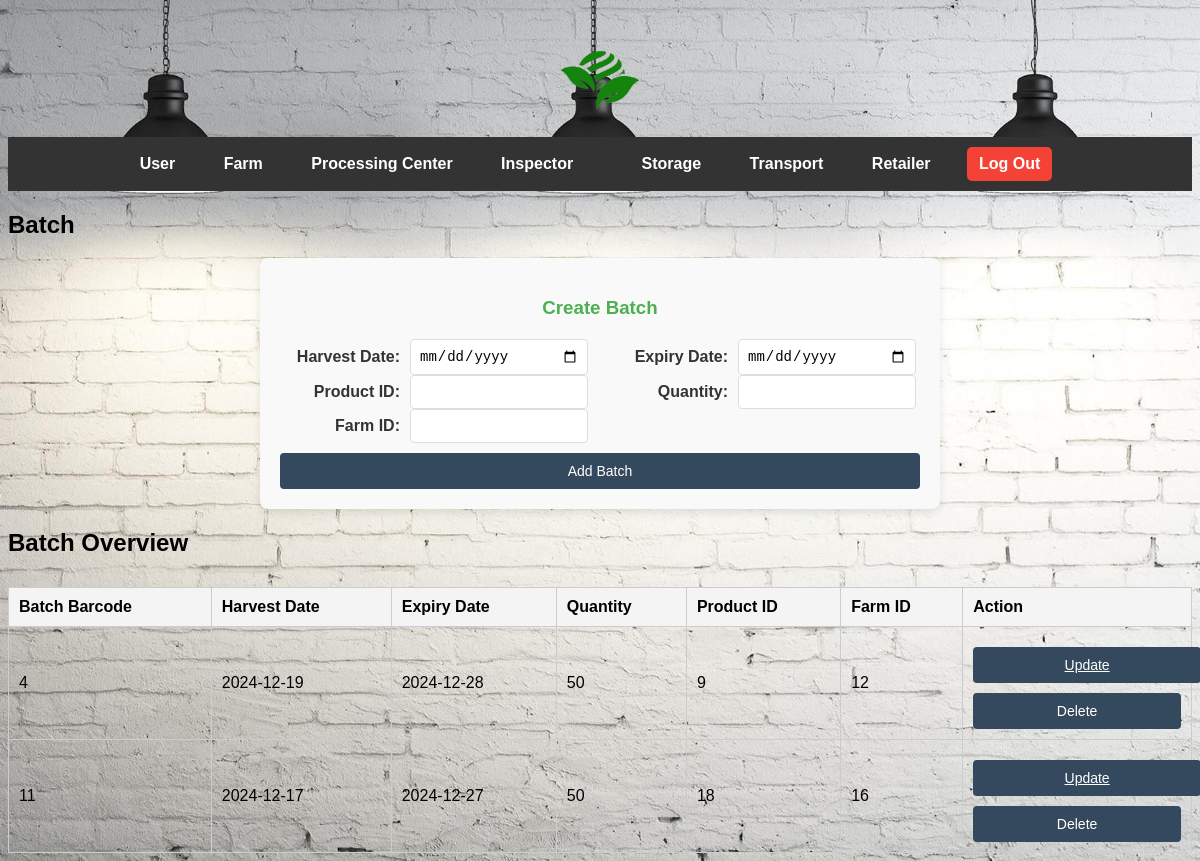
The app's page /admin_farm_batch.php, older data.
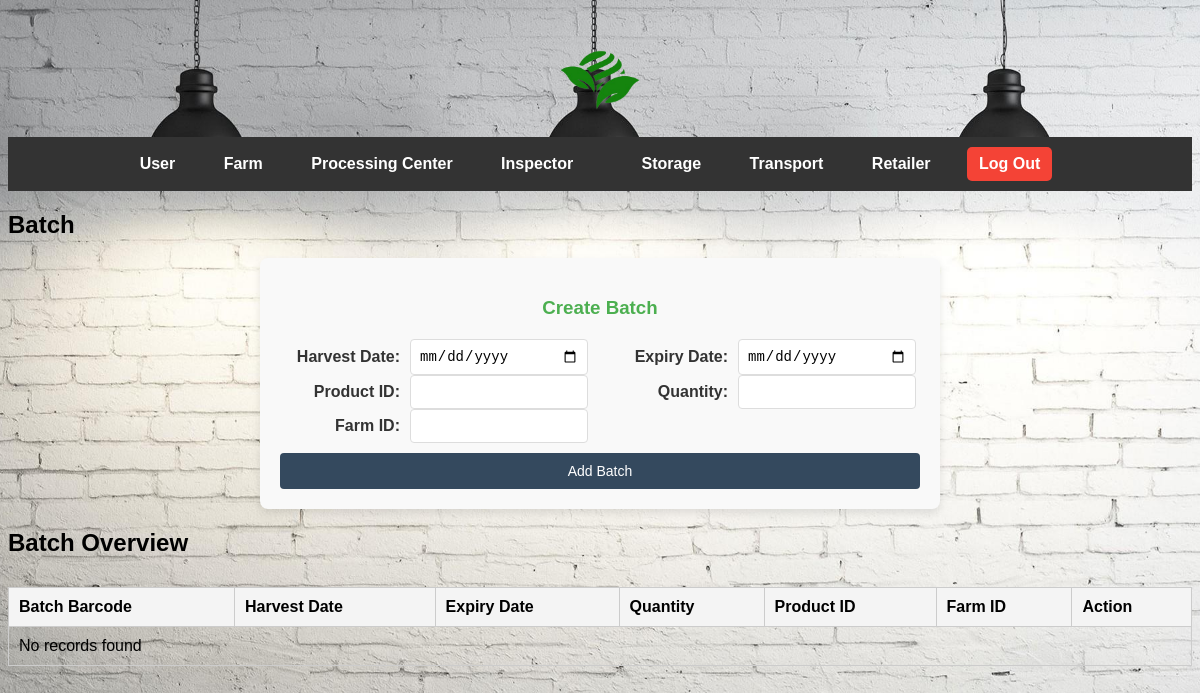
The same page, newer data.
### tables this page shows
CREATE TABLE `tblbatch` (
  `Batch Barcode` int(13) NOT NULL,
  `Harvest Date` date NOT NULL,
  `Expirey Date` date NOT NULL,
  `Quantity` int(7) NOT NULL,
  `Product ID` int(7) NOT NULL,
  `Farm ID` int(7) NOT NULL
);

### admin_farm_batch.php (the view, shortened to what this page needs)
<!DOCTYPE html>
<html lang="en">
<head>
    <link rel="stylesheet" href="admin_style.css">
</head>
<body class="admin-page">
    <header>
        <img src="logo.png" alt="Logo" class="logo">
        <nav class="navbar">
            <ul>
                <li><a href="admin_user.php">User</a></li>
                <li><a href="#" class="dropdown">Farm</a>
                    </li>
                <li>
                    <a href="#" class="dropdown">Processing Center</a>
                </li>
                <li><a href="#" class="dropdown">Inspector</a>
                    </li>
                <li>
                <li><a href="admin_storage.php">Storage</a></li>
                <li><a href="#" class="dropdown">Transport</a>
                    </li>
                 <li><a href="admin_retailer_order.php">Retailer</a></li>
                <li><a href="starting_page.php" class="btn-logout">Log Out</a></li>
            </ul>
        </nav>
        <div class="dashboard">
        <h2>Batch</h2>
        <div class="inspection-filters">
            <h3>Create Batch</h3>
            <form id="addBatchForm" action="admin_farm_batch.php" method="POST">
                <div class="form-group">
                    <div class="input-row">
                        <label for="harvestDate">Harvest Date:</label>
                        <input type="date" id="harvestDate" name="harvestDate" required>
                    </div>
                    <div class="input-row">
                        <label for="expireyDate">Expiry Date:</label>
                        <input type="date" id="expireyDate" name="expireyDate" required>
                    </div>
                </div>
                <div class="form-group">
                    <div class="input-row">
                        <label for="productID">Product ID:</label>
                        <input type="text" id="productID" name="productID" required>
                    </div>
                    <div class="input-row">
                        <label for="quantity">Quantity:</label>
                        <input type="number" id="quantity" name="quantity" min="1" required>
                    </div>
                </div>
                <div class="form-group">
                    <div class="input-row">
                        <label for="farmID">Farm ID:</label>
                        <input type="text" id="farmID" name="farmID" required>
                    </div>
                </div>
                <button class="btn" type="submit"><i class="fa fa-plus" aria-hidden="true"></i> Add Batch</button>
            </form>
        </div>
        <div class="table-container">
            <h2>Batch Overview</h2>
            <table id="batchTable">
                <thead>
                    <tr>
                        <th>Batch Barcode</th>
                        <th>Harvest Date</th>
                        <th>Expiry Date</th>
                        <th>Quantity</th>
                        <th>Product ID</th>
                        <th>Farm ID</th>
                        <th>Action</th>
                    </tr>
                </thead>
                <tbody>
                    <?php
                    $conn = new mysqli('localhost', 'root', '', 'crud');
                    $sql = "SELECT * FROM tblbatch";
                    $result = $conn->query($sql);
                    if ($result->num_rows > 0) {
                        while ($row = $result->fetch_assoc()) {
                            echo "<tr>
                                <td>{$row['Batch Barcode']}</td>
                                <td>{$row['Harvest Date']}</td>
                                <td>{$row['Expiry Date']}</td>
                                <td>{$row['Quantity']}</td>
                                <td>{$row['Product ID']}</td>
                                <td>{$row['Farm ID']}</td>
                                <td>
                                    <a href='admin_farm_batch_update.php?barcode={$row['Batch Barcode']}' class='btn update-btn'>Update</a>
                                    <button onclick=\"confirmDelete('{$row['Batch Barcode']}')\" class='btn delete-btn'>Delete</button>
                                </td>
                            </tr>";
                        }
                    } else {
                        echo "<tr><td colspan='7'>No records found</td></tr>";
                    }
                    ?>
                </tbody>
            </table>
        </div>
    </div>
</body>
</html>

Row changes from the older to the newer data that the page shows:
removed tblbatch: Batch Barcode "4", Harvest Date "2024-12-19", Expiry Date "2024-12-28", Quantity "50", Product ID "9", Farm ID "12"
removed tblbatch: Batch Barcode "11", Harvest Date "2024-12-17", Expiry Date "2024-12-27", Quantity "50", Product ID "18", Farm ID "16"
Text that changed along with them:
text now shown: "No records found"
